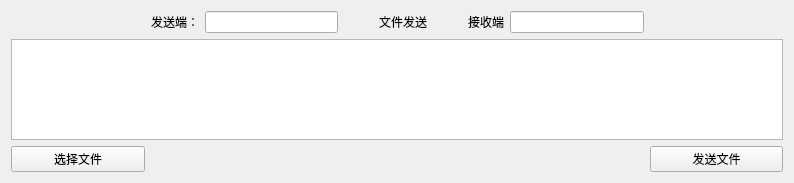
<?xml version="1.0" encoding="UTF-8"?>
<ui version="4.0">
 <class>serverWidget</class>
 <widget class="QWidget" name="serverWidget">
  <property name="geometry">
   <rect>
    <x>0</x>
    <y>0</y>
    <width>794</width>
    <height>183</height>
   </rect>
  </property>
  <property name="windowTitle">
   <string>serverWidget</string>
  </property>
  <layout class="QGridLayout" name="gridLayout">
   <item row="0" column="0">
    <spacer name="horizontalSpacer">
     <property name="orientation">
      <enum>Qt::Horizontal</enum>
     </property>
     <property name="sizeHint" stdset="0">
      <size>
       <width>40</width>
       <height>20</height>
      </size>
     </property>
    </spacer>
   </item>
   <item row="0" column="3" colspan="2">
    <widget class="QLabel" name="label">
     <property name="font">
      <font>
       <family>楷体</family>
      </font>
     </property>
     <property name="text">
      <string>文件发送</string>
     </property>
     <property name="alignment">
      <set>Qt::AlignCenter</set>
     </property>
    </widget>
   </item>
   <item row="0" column="7">
    <spacer name="horizontalSpacer_2">
     <property name="orientation">
      <enum>Qt::Horizontal</enum>
     </property>
     <property name="sizeHint" stdset="0">
      <size>
       <width>40</width>
       <height>20</height>
      </size>
     </property>
    </spacer>
   </item>
   <item row="2" column="7">
    <widget class="QPushButton" name="buttonSend">
     <property name="text">
      <string>发送文件</string>
     </property>
    </widget>
   </item>
   <item row="0" column="6">
    <widget class="QLineEdit" name="lineEdit_receiver"/>
   </item>
   <item row="2" column="3" colspan="2">
    <spacer name="horizontalSpacer_3">
     <property name="orientation">
      <enum>Qt::Horizontal</enum>
     </property>
     <property name="sizeHint" stdset="0">
      <size>
       <width>118</width>
       <height>20</height>
      </size>
     </property>
    </spacer>
   </item>
   <item row="1" column="0" colspan="8">
    <widget class="QTextEdit" name="textEdit"/>
   </item>
   <item row="0" column="2">
    <widget class="QLineEdit" name="lineEdit_sender"/>
   </item>
   <item row="2" column="0">
    <widget class="QPushButton" name="buttonFile">
     <property name="text">
      <string>选择文件</string>
     </property>
    </widget>
   </item>
   <item row="0" column="1">
    <widget class="QLabel" name="label_2">
     <property name="text">
      <string>发送端：</string>
     </property>
    </widget>
   </item>
   <item row="0" column="5">
    <widget class="QLabel" name="label_3">
     <property name="text">
      <string>接收端</string>
     </property>
    </widget>
   </item>
  </layout>
 </widget>
 <resources/>
 <connections/>
</ui>
